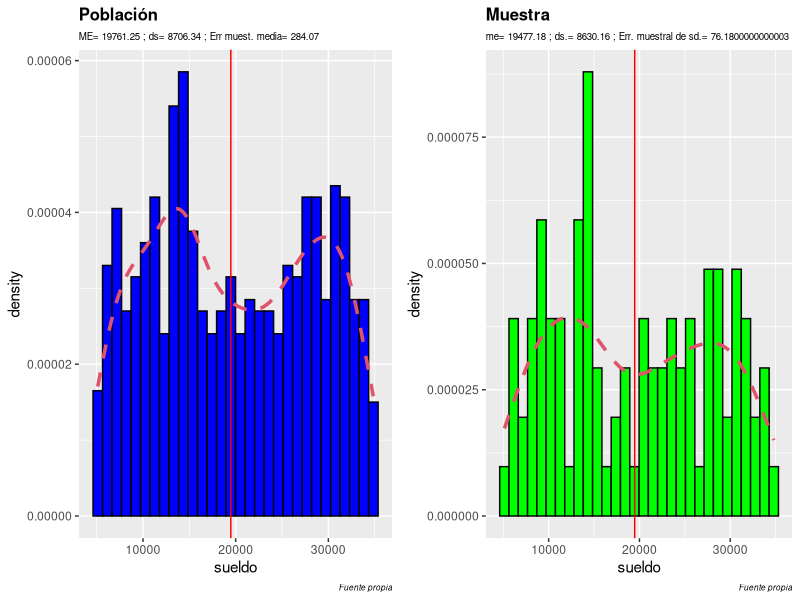
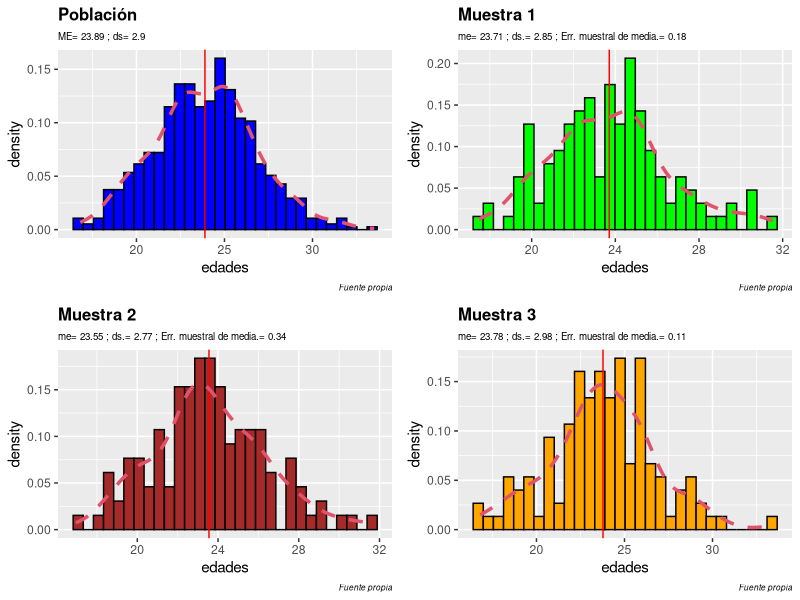

The R script that drew these images, in order:
## ---- chunk 1
library(cowplot)
library(ggplot2)
## ---- chunk 2
options(scipen=999)

## ---- chunk 3
set.seed(2022)

## ---- chunk 4
N <- 650 # Cantidad de datos de pobación
rango <- 5000:35000 # Rango 
n = 100  # Cantidad de datos de muestra

## ---- chunk 5
poblacion <- data.frame(x = 1:N, sueldo=sample(x = rango, size =  N, replace = TRUE))

## ---- chunk 6
head(poblacion, 30)
## ---- chunk 7
tail(poblacion, 30)
## ---- chunk 8
summary(poblacion$sueldo)
## ---- chunk 9
minimo.p <- min(poblacion$sueldo)
maximo.p <- max(poblacion$sueldo)
media.p <- round(mean(poblacion$sueldo),2)
desv.p <- round(sd(poblacion$sueldo),2)
## ---- chunk 10
xs <- sample(x = 1:n, size =  n, replace = FALSE)

muestra <- poblacion[xs,]

## ---- chunk 11
head(muestra, 30)
## ---- chunk 12
tail(muestra, 20)
## ---- chunk 13
summary(muestra)
## ---- chunk 14
summary(muestra$sueldo)
## ---- chunk 15
minimo.m <- min(muestra$sueldo)
maximo.m <- max(muestra$sueldo)
media.m <- round(mean(muestra$sueldo),2)
desv.m <- round(sd(muestra$sueldo),2)
## ---- chunk 16
media.p; media.m
desv.p; desv.m
## ---- chunk 17
dif.media <- media.p - media.m
dif.desv <- desv.p - desv.m

paste("El error muestral con respecto a la media es de: ", dif.media)

paste("El error muestral con respecto a la desviación es de: ", dif.desv)

## ---- chunk 18
# Histograma con densidad
g1 <- ggplot(poblacion, aes(x = sueldo)) + 
  geom_histogram(aes(y = ..density..),
                 colour = 1, fill = "blue") +
  labs(title = "Población",
      subtitle = paste("ME=", media.p, "; ds=", desv.p,  "; Err muest. media=",dif.media),
              caption = "Fuente propia") +  
  
  geom_vline(xintercept = media.m, col='red') +
  geom_density(lwd = 1.2,
               linetype = 2,
               colour = 2)
g1 <- g1 + theme(
  plot.title = element_text(color = "black", size = 12, face = "bold"),
  plot.subtitle = element_text(color = "black",size=7),
  plot.caption = element_text(color = "black", face = "italic", size=6)
)


g2 <- ggplot(muestra, aes(x = sueldo)) + 
  geom_histogram(aes(y = ..density..),
                 colour = 1, fill = "green") +
    geom_vline(xintercept = media.m, col='red') +
  labs(title = "Muestra",
      subtitle = paste("me=", media.m, "; ds.=", desv.m,  "; Err. muestral de sd.=",dif.desv),
              caption = "Fuente propia") +
  geom_density(lwd = 1.2,
               linetype = 2,
               colour = 2)

g2 <- g2 + theme(
  plot.title = element_text(color = "black", size = 12, face = "bold"),
  plot.subtitle = element_text(color = "black",size=7),
  plot.caption = element_text(color = "black", face = "italic", size=6)
)


plot_grid(g1, g2, nrow = 1, ncol = 2)



## ---- chunk 19
N <- 650
poblacion <- rnorm(n = N, mean = 24, sd = 3)
poblacion


## ---- chunk 20
summary(poblacion)
## ---- chunk 21
media.p <- round(mean(poblacion), 2)
media.p
## ---- chunk 22
desv.std.p <- round(sd(poblacion), 2)
desv.std.p
## ---- chunk 23
porcentaje = 0.20
n <- round(N * porcentaje)
m1 <- sample(x = poblacion, size = n, replace = FALSE)
m2 <- sample(x = poblacion, size = n, replace = FALSE)
m3 <- sample(x = poblacion, size = n, replace = FALSE)
             

            
## ---- chunk 24
m1; m2; m3

## ---- chunk 25
media.m1 <- round(mean(m1), 2)
media.m2 <- round(mean(m2), 2)
media.m3 <- round(mean(m3), 2)

media.m1; media.m2; media.m3
## ---- chunk 26
desv.std.m1 <- round(sd(m1), 2)
desv.std.m2 <- round(sd(m2), 2)
desv.std.m3 <- round(sd(m3), 2)

desv.std.m1; desv.std.m2; desv.std.m3

## ---- chunk 27
error.m1 <- round(media.p - media.m1, 2)
error.m2 <- round(media.p - media.m2, 2)
error.m3 <- round(media.p - media.m3, 2)

error.m1; error.m2; error.m3
## ---- chunk 28
error.dsm1 <- round(desv.std.p - desv.std.m1, 4)
error.dsm2 <- round(desv.std.p - desv.std.m2, 4)
error.dsm3 <- round(desv.std.p - desv.std.m3, 4)

error.dsm1; error.dsm2; error.dsm3
## ---- chunk 29
poblacion <- data.frame(edades = poblacion)


muestra1 <- data.frame(edades = m1)
muestra2 <- data.frame(edades = m2)
muestra3 <- data.frame(edades = m3)

## ---- chunk 30
# Histograma con densidad. Población
gp <- ggplot(poblacion, aes(x = edades)) + 
  geom_histogram(aes(y = ..density..),
                 colour = 1, fill = "blue", bins = 30) +
  labs(title = "Población",
      subtitle = paste("ME=", media.p, "; ds=", desv.std.p),
              caption = "Fuente propia") +  
  
  geom_vline(xintercept = media.p, col='red') +
  geom_density(lwd = 1.2,
               linetype = 2,
               colour = 2)
gp <- gp + theme(
  plot.title = element_text(color = "black", size = 12, face = "bold"),
  plot.subtitle = element_text(color = "black",size=7),
  plot.caption = element_text(color = "black", face = "italic", size=6)
)

# Muestra 1
gm1 <- ggplot(muestra1, aes(x = edades)) + 
  geom_histogram(aes(y = ..density..),
                 colour = 1, fill = "green", bins = 30) +
    geom_vline(xintercept = media.m1, col='red') +
  labs(title = "Muestra 1",
      subtitle = paste("me=", media.m1, "; ds.=", desv.std.m1,  "; Err. muestral de media.=",error.m1),
              caption = "Fuente propia") +
  geom_density(lwd = 1.2,
               linetype = 2,
               colour = 2)

gm1 <- gm1 + theme(
  plot.title = element_text(color = "black", size = 12, face = "bold"),
  plot.subtitle = element_text(color = "black",size=7),
  plot.caption = element_text(color = "black", face = "italic", size=6)
)


# Muestra 2
gm2 <- ggplot(muestra2, aes(x = edades)) + 
  geom_histogram(aes(y = ..density..),
                 colour = 1, fill = "brown", bins = 30) +
    geom_vline(xintercept = media.m2, col='red') +
  labs(title = "Muestra 2",
      subtitle = paste("me=", media.m2, "; ds.=", desv.std.m2,  "; Err. muestral de media.=",error.m2),
              caption = "Fuente propia") +
  geom_density(lwd = 1.2,
               linetype = 2,
               colour = 2)

gm2 <- gm2 + theme(
  plot.title = element_text(color = "black", size = 12, face = "bold"),
  plot.subtitle = element_text(color = "black",size=7),
  plot.caption = element_text(color = "black", face = "italic", size=6)
)

# Muestra 3
gm3 <- ggplot(muestra3, aes(x = edades)) + 
  geom_histogram(aes(y = ..density..),
                 colour = 1, fill = "orange", bins = 30) +
    geom_vline(xintercept = media.m3, col='red') +
  labs(title = "Muestra 3",
      subtitle = paste("me=", media.m3, "; ds.=", desv.std.m3,  "; Err. muestral de media.=",error.m3),
              caption = "Fuente propia") +
  geom_density(lwd = 1.2,
               linetype = 2,
               colour = 2)

gm3 <- gm3 + theme(
  plot.title = element_text(color = "black", size = 12, face = "bold"),
  plot.subtitle = element_text(color = "black",size=7),
  plot.caption = element_text(color = "black", face = "italic", size=6)
)




plot_grid(gp, gm1, gm2, gm3, nrow = 2, ncol = 2)

